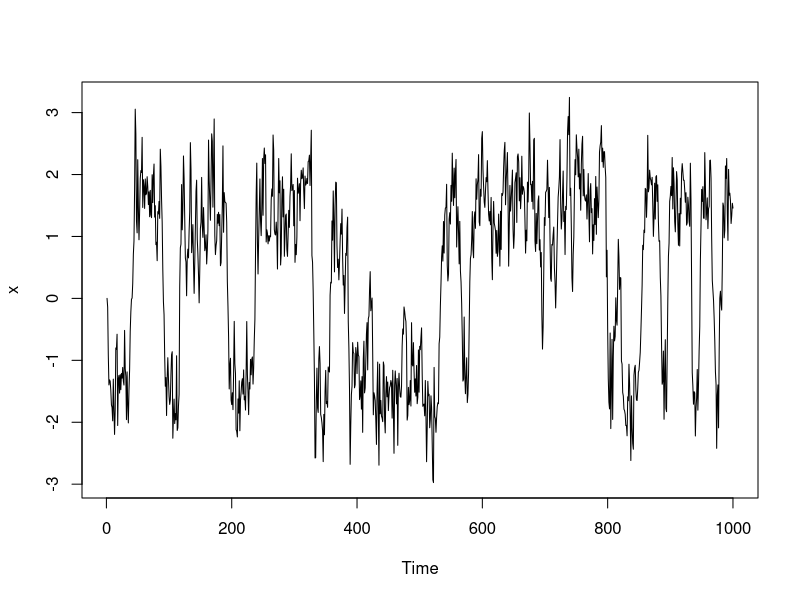

Write R code to recreate this figure.
library(tseries)


### Name: terasvirta.test
### Title: Teraesvirta Neural Network Test for Nonlinearity
### Aliases: terasvirta.test terasvirta.test.ts terasvirta.test.default
### Keywords: ts

### ** Examples

n <- 1000

x <- runif(1000, -1, 1)  # Non-linear in ``mean'' regression 
y <- x^2 - x^3 + 0.1*rnorm(x)
terasvirta.test(x, y)

## Is the polynomial of order 2 misspecified?
terasvirta.test(cbind(x,x^2,x^3), y)

## Generate time series which is nonlinear in ``mean''
x[1] <- 0.0
for(i in (2:n)) {
  x[i] <- 0.4*x[i-1] + tanh(x[i-1]) + rnorm(1, sd=0.5)
}
x <- as.ts(x)
plot(x)
terasvirta.test(x)
